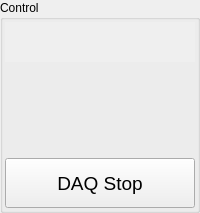
     <widget class="QGroupBox" name="groupBox_4" >
      <property name="title" >
       <string>Control</string>
      </property>
      <layout class="QGridLayout" >
       <property name="leftMargin" >
        <number>2</number>
       </property>
       <property name="topMargin" >
        <number>2</number>
       </property>
       <property name="rightMargin" >
        <number>2</number>
       </property>
       <property name="bottomMargin" >
        <number>2</number>
       </property>
       <property name="horizontalSpacing" >
        <number>2</number>
       </property>
       <property name="verticalSpacing" >
        <number>2</number>
       </property>
       <item row="3" column="0" >
        <widget class="CABoButton" name="caBoButton" >
         <property name="minimumSize" >
          <size>
           <width>0</width>
           <height>40</height>
          </size>
         </property>
         <property name="align" stdset="0" >
          <enum>CABoButton::Column</enum>
         </property>
         <property name="pvname" >
          <string>ECH_AO_SYS_ARMING</string>
         </property>
         <property name="truelabel" >
          <string>Arming</string>
         </property>
         <property name="falselabel" >
          <string>Release</string>
         </property>
         <property name="selColor" >
          <color>
           <red>0</red>
           <green>255</green>
           <blue>0</blue>
          </color>
         </property>
        </widget>
       </item>
       <item row="4" column="0" >
        <widget class="CABoButton" name="caBoButton_2" >
         <property name="minimumSize" >
          <size>
           <width>0</width>
           <height>40</height>
          </size>
         </property>
         <property name="align" stdset="0" >
          <enum>CABoButton::Column</enum>
         </property>
         <property name="pvname" >
          <string>ECH_AO_SYS_RUN</string>
         </property>
         <property name="truelabel" >
          <string>Run</string>
         </property>
         <property name="falselabel" >
          <string>Stop</string>
         </property>
         <property name="selColor" >
          <color>
           <red>0</red>
           <green>255</green>
           <blue>0</blue>
          </color>
         </property>
        </widget>
       </item>
       <item row="0" column="0" >
        <widget class="CABoButton" name="caBoButton_6" >
         <property name="minimumSize" >
          <size>
           <width>0</width>
           <height>40</height>
          </size>
         </property>
         <property name="font" >
          <font>
           <pointsize>11</pointsize>
           <weight>75</weight>
           <bold>true</bold>
          </font>
         </property>
         <property name="autoFillBackground" >
          <bool>true</bool>
         </property>
         <property name="align" stdset="0" >
          <enum>CABoButton::Column</enum>
         </property>
         <property name="pvname" >
          <string>ECH_AO_SELECT_AOMODE_DEV1</string>
         </property>
         <property name="truelabel" >
          <string>PCS control</string>
         </property>
         <property name="falselabel" >
          <string>Pre-D wave</string>
         </property>
         <property name="selColor" >
          <color>
           <red>0</red>
           <green>255</green>
           <blue>0</blue>
          </color>
         </property>
        </widget>
       </item>
       <item row="2" column="0" >
        <spacer>
         <property name="orientation" >
          <enum>Qt::Vertical</enum>
         </property>
         <property name="sizeHint" >
          <size>
           <width>20</width>
           <height>10</height>
          </size>
         </property>
        </spacer>
       </item>
       <item row="5" column="0" >
        <widget class="CAPushButton" name="caPushButton_30" >
         <property name="minimumSize" >
          <size>
           <width>0</width>
           <height>50</height>
          </size>
         </property>
         <property name="font" >
          <font>
           <pointsize>14</pointsize>
          </font>
         </property>
         <property name="text" >
          <string>DAQ Stop</string>
         </property>
         <property name="buttonType" >
          <enum>CAPushButton::TrueButton</enum>
         </property>
         <property name="pvname" >
          <string>ECH_AO_DAQ_STOP</string>
         </property>
         <property name="truelabel" >
          <string>DAQ Stop</string>
         </property>
         <property name="falselabel" >
          <string>DAQ Stop</string>
         </property>
         <property name="selColor" >
          <color>
           <red>0</red>
           <green>255</green>
           <blue>0</blue>
          </color>
         </property>
         <property name="unselColor" >
          <color>
           <red>200</red>
           <green>200</green>
           <blue>200</blue>
          </color>
         </property>
        </widget>
       </item>
      </layout>
     </widget>
